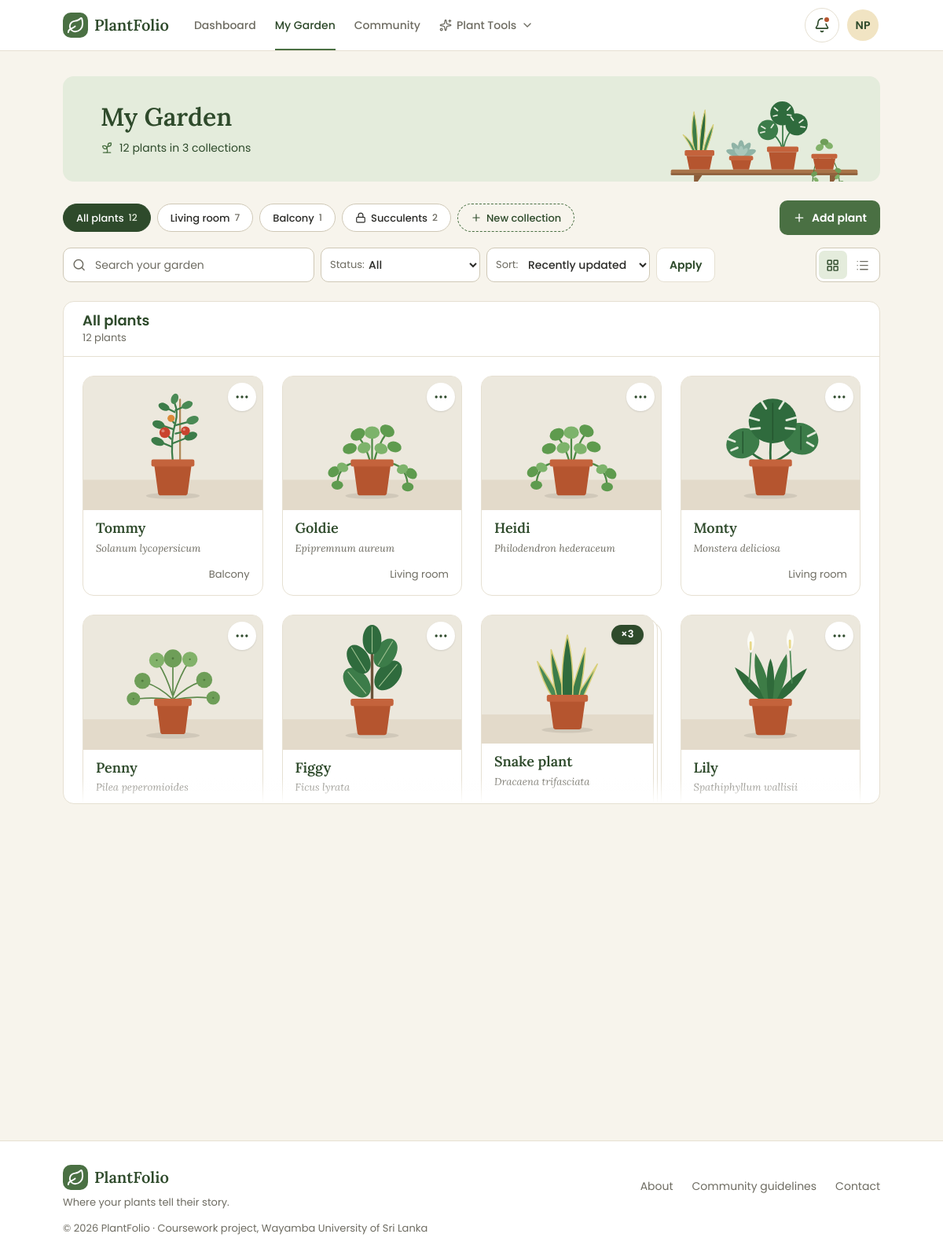
The app's page /public/garden.php (signed in) with its own data.
### tables this page shows
CREATE TABLE users (
    id                  INT UNSIGNED     NOT NULL AUTO_INCREMENT,
    username            VARCHAR(30)      NOT NULL,
    full_name           VARCHAR(100)     NOT NULL,
    email               VARCHAR(255)     NOT NULL,
    phone               VARCHAR(20)      NULL DEFAULT NULL,
    password_hash       VARCHAR(255)     NOT NULL,
    bio                 VARCHAR(500)     NULL DEFAULT NULL,
    town_id             INT UNSIGNED     NULL DEFAULT NULL,
    km_from_town        TINYINT UNSIGNED NULL DEFAULT NULL,
    avatar              VARCHAR(255)     NULL DEFAULT NULL,
    new_plants_public   TINYINT(1)       NOT NULL DEFAULT 1,
    dashboard_reminders TINYINT(1)       NOT NULL DEFAULT 1,
    email_reminders     TINYINT(1)       NOT NULL DEFAULT 0,
    failed_logins       TINYINT UNSIGNED NOT NULL DEFAULT 0,
    locked_until        DATETIME         NULL DEFAULT NULL,
    created_at          DATETIME         NOT NULL DEFAULT CURRENT_TIMESTAMP,
    PRIMARY KEY (id),
    UNIQUE KEY uq_users_username (username),
    UNIQUE KEY uq_users_email (email),
    KEY idx_users_town (town_id),
    CONSTRAINT chk_users_km CHECK (km_from_town BETWEEN 0 AND 30),
     
    CONSTRAINT fk_users_town FOREIGN KEY (town_id) REFERENCES towns (id) ON DELETE RESTRICT
);

CREATE TABLE collections (
    id         INT UNSIGNED NOT NULL AUTO_INCREMENT,
    user_id    INT UNSIGNED NOT NULL,
    name       VARCHAR(60)  NOT NULL,
    is_public  TINYINT(1)   NOT NULL DEFAULT 1,
    created_at DATETIME     NOT NULL DEFAULT CURRENT_TIMESTAMP,
    PRIMARY KEY (id),
     
    UNIQUE KEY uq_collections_user_name (user_id, name),
    CONSTRAINT fk_collections_user FOREIGN KEY (user_id) REFERENCES users (id) ON DELETE CASCADE
);

CREATE TABLE plants (
    id             INT UNSIGNED NOT NULL AUTO_INCREMENT,
    user_id        INT UNSIGNED NOT NULL,
    collection_id  INT UNSIGNED NULL DEFAULT NULL,
    species_id     INT UNSIGNED NULL DEFAULT NULL,
    custom_species VARCHAR(150) NULL DEFAULT NULL,    
    nickname       VARCHAR(60)  NOT NULL,
    photo          VARCHAR(255) NULL DEFAULT NULL,
    acquired_on    DATE         NULL DEFAULT NULL,
    health_status  ENUM('thriving','stable','needs_attention','sick') NOT NULL DEFAULT 'stable',
    is_public      TINYINT(1)   NOT NULL DEFAULT 1,
    created_at     DATETIME     NOT NULL DEFAULT CURRENT_TIMESTAMP,
    PRIMARY KEY (id),
    KEY idx_plants_user (user_id),
    KEY idx_plants_collection (collection_id),
    KEY idx_plants_species (species_id),
    KEY idx_plants_health (health_status),
    KEY idx_plants_public (is_public),
    CONSTRAINT fk_plants_user       FOREIGN KEY (user_id)       REFERENCES users (id)         ON DELETE CASCADE,
     
    CONSTRAINT fk_plants_collection FOREIGN KEY (collection_id) REFERENCES collections (id)   ON DELETE SET NULL,
    CONSTRAINT fk_plants_species    FOREIGN KEY (species_id)    REFERENCES plant_species (id) ON DELETE SET NULL
);

CREATE TABLE plant_species (
    id                      INT UNSIGNED      NOT NULL AUTO_INCREMENT,
    common_name             VARCHAR(100)      NOT NULL,
    scientific_name         VARCHAR(150)      NOT NULL,
    photo                   VARCHAR(255)      NULL DEFAULT NULL,
    light                   VARCHAR(100)      NULL DEFAULT NULL,
    water                   VARCHAR(150)      NULL DEFAULT NULL,
    humidity                VARCHAR(60)       NULL DEFAULT NULL,
    pet_safe                TINYINT(1)        NULL DEFAULT NULL,    
    water_interval_days     SMALLINT UNSIGNED NOT NULL DEFAULT 7,
    fertilise_interval_days SMALLINT UNSIGNED NOT NULL DEFAULT 30,
    notes                   TEXT              NULL,
    PRIMARY KEY (id),
    UNIQUE KEY uq_species_scientific (scientific_name),
    KEY idx_species_common (common_name)
);

### public/garden.php (the view, shortened to what the rows shown need)
<?php
require_once __DIR__ . '/../includes/helpers.php';
require_once __DIR__ . '/../includes/mock-data.php';
$collection_ids = array_column($mock_collections, 'id');
$collection_id  = filter_input(INPUT_GET, 'collection', FILTER_VALIDATE_INT);
if (!in_array($collection_id, $collection_ids, true)) {
    $collection_id = null;
}
$open_collection = $collection_id === null ? null : $mock_collections[array_search($collection_id, $collection_ids, true)];
$q = mb_substr(trim(get_text('q')), 0, 100);
$status_options = ['thriving', 'stable', 'needs_attention', 'sick'];
$status = get_text('status');
if (!in_array($status, $status_options, true)) {
    $status = '';
}
$sort_options = [
    'updated' => 'Recently updated',
    'name'    => 'Name A–Z',
    'care'    => 'Next care',
    'health'  => 'Health, worst first',
];
$sort = get_text('sort');
if (!array_key_exists($sort, $sort_options)) {
    $sort = 'updated';
}
$view = get_text('view') === 'list' ? 'list' : 'grid';
$filters = [
    'collection' => $collection_id,
    'q'          => $q,
    'status'     => $status,
    'sort'       => $sort === 'updated' ? '' : $sort,
    'view'       => $view === 'grid' ? '' : $view,
];
$plants = array_filter($mock_plants, function ($plant) use ($collection_id, $q, $status) {
    if ($collection_id !== null && $plant['collection_id'] !== $collection_id) {
        return false;
    }
    if ($status !== '' && $plant['health_status'] !== $status) {
        return false;
    }
    if ($q !== '') {
        $haystack = $plant['nickname'] . ' ' . $plant['common_name'] . ' ' . $plant['scientific_name'];
        if (mb_stripos($haystack, $q) === false) {
            return false;
        }
    }
    return true;
});
$health_rank = ['sick' => 0, 'needs_attention' => 1, 'stable' => 2, 'thriving' => 3];
usort($plants, function ($a, $b) use ($sort, $health_rank) {
    switch ($sort) {
        case 'name':
            return strcasecmp($a['nickname'], $b['nickname']);
        case 'care':
            return ($a['next_due'] ?? '9999-12-31') <=> ($b['next_due'] ?? '9999-12-31');
        case 'health':
            return $health_rank[$a['health_status']] <=> $health_rank[$b['health_status']];
        default:
            return $b['last_logged_at'] <=> $a['last_logged_at'];
    }
});
$grid_items = [];
$stack_at   = [];
foreach ($plants as $plant) {
    if ($plant['species_id'] === null) {
        $key = null;
    } elseif ($open_collection === null) {
        $key = (string) $plant['species_id'];
    } else {
        $key = $plant['species_id'] . '-' . ($plant['collection_id'] ?? 'none');
    }
    if ($key !== null && isset($stack_at[$key])) {
        $grid_items[$stack_at[$key]]['plants'][] = $plant;
        continue;
    }
    $grid_items[] = ['plants' => [$plant]];
    if ($key !== null) {
        $stack_at[$key] = count($grid_items) - 1;
    }
}
$has_plants  = $current_user['plant_count'] > 0;
$plant_count = $current_user['plant_count'];
$coll_count  = $current_user['collection_count'];
include __DIR__ . '/../includes/header.php';
?>
<div class="container page">
  <div class="garden-head">
    <div class="garden-head-text">
      <h1 class="garden-title">My Garden</h1>
      <p class="garden-summary">
        <?= icon('sprout') ?>
        <?php if ($has_plants): ?>
          <?= e($plant_count) ?> <?= $plant_count === 1 ? 'plant' : 'plants' ?> in <?= e($coll_count) ?> <?= $coll_count === 1 ? 'collection' : 'collections' ?>
        <?php else: ?>
          No plants yet
        <?php endif; ?>
      </p>
    </div>
  </div>
  <div class="garden-bar">
    <nav class="collection-tabs" aria-label="Collections">
      <?php if ($mock_collections): ?>
      <a class="chip<?= $collection_id === null ? ' is-selected' : '' ?>"
         href="<?= e(query_url('garden.php', array_merge($filters, ['collection' => null]))) ?>"<?= $collection_id === null ? ' aria-current="page"' : '' ?>>
        All plants <span class="chip-count"><?= e($plant_count) ?></span>
      </a>
      <?php foreach ($mock_collections as $collection): ?>
        <?php $selected = $collection['id'] === $collection_id; ?>
        <a class="chip<?= $selected ? ' is-selected' : '' ?>"
           href="<?= e(query_url('garden.php', array_merge($filters, ['collection' => $collection['id']]))) ?>"<?= $selected ? ' aria-current="page"' : '' ?>>
          <?php if (!$collection['is_public']): ?>
            <?= icon('lock') ?><span class="visually-hidden">Private:</span>
          <?php endif; ?>
          <?= e($collection['name']) ?> <span class="chip-count"><?= e($collection['plant_count']) ?></span>
        </a>
      <?php endforeach; ?>
      <?php endif; ?>
      <button type="button" class="chip chip-add" data-dialog="new-collection" aria-haspopup="dialog"><?= icon('plus') ?> New collection</button>
    </nav>
  </div>
  <section class="garden-box" aria-labelledby="garden-box-title">
    <div class="garden-box-head">
      <div class="garden-box-heading">
        <h2 class="garden-box-title" id="garden-box-title"><?= e($open_collection['name'] ?? 'All plants') ?></h2>
      </div>
    </div>
    <div class="garden-box-body scroll-quiet" tabindex="0" role="region" aria-label="Plants in <?= e($open_collection['name'] ?? 'your garden') ?>">
    <?php if (!$has_plants): ?>
      <?php partial('empty-state', [
          'title'   => 'Your garden is waiting',
          'text'    => 'Add your first plant to start its story.',
          'actions' => [
              ['label' => 'Add a plant',           'href' => 'plant-form.php', 'icon' => 'plus'],
              ['label' => 'Identify from a photo', 'href' => 'identify.php',   'icon' => 'sparkles'],
          ],
      ]); ?>
    <?php elseif ($plants && $view === 'grid'): ?>
      <div class="plant-grid">
        <?php foreach ($grid_items as $number => $item): ?>
          <?php if (count($item['plants']) === 1): ?>
            <?php partial('plant-card', ['plant' => $item['plants'][0], 'menu' => true, 'simple' => true]); ?>
          <?php else: ?>
            <?php $species_id = $item['plants'][0]['species_id']; ?>
            <?php partial('plant-stack', [
                'plants'        => $item['plants'],
                'id'            => 'stack-' . $number,
                'in_collection' => $open_collection !== null,
                'free_plants'   => array_values(array_filter($mock_plants,
                    fn ($plant) => $plant['collection_id'] === null && $plant['species_id'] === $species_id)),
            ]); ?>
          <?php endif; ?>
        <?php endforeach; ?>
      </div>
    <?php endif; ?>
    </div>
  </section>
</div>
<?php include __DIR__ . '/../includes/footer.php'; ?>

### partials/avatar.php
<?php
$avatar_class = 'avatar' . (isset($size) ? ' avatar-' . $size : '');
?>
<?php if (!empty($member['avatar'])): ?>
  <img class="<?= e($avatar_class) ?>" src="<?= e(photo_url($member['avatar'])) ?>" alt="">
<?php else: ?>
  <span class="<?= e($avatar_class) ?> avatar-tint-<?= e(avatar_tint($member['username'])) ?>" aria-hidden="true"><?= e(initials($member['full_name'])) ?></span>
<?php endif; ?>

### partials/plant-card.php (shortened to what the rows shown need)
<?php
$community  = !empty($community);
$show_owner = $community && ($show_owner ?? true);
$offer_words = ['swap' => 'Open to swap', 'free' => 'Free to a good home', 'either' => 'Swap or free'];
$offer       = ($community && !empty($plant['listing_id'])) ? ($plant['listing_type'] ?? 'swap') : null;
?>
<article class="card plant-card<?= $community ? ' plant-card-community' : '' ?>">
  <div class="card-media">
    <img src="<?= e(photo_url($plant['photo'])) ?>" alt="<?= $community ? '' : 'Photo of ' . e($plant['nickname']) ?>" loading="lazy">
    <?php if (!empty($menu)): ?>
      <?php partial('plant-menu', ['plant' => $plant]); ?>
    <?php endif; ?>
  </div>
  <div class="card-body">
    <h3 class="plant-card-name">
      <a class="card-link" href="<?= e(url('plant.php?id=' . $plant['id'])) ?>"><?= e($plant['nickname']) ?></a>
    </h3>
    <p class="scientific-name"><?= e($plant['scientific_name']) ?></p>
    <?php if ($community): ?>
      <?php if ($show_owner): ?>
        <p class="plant-card-town"><?= icon('map-pin') ?> <?= e($plant['location']) ?></p>
      <?php endif; ?>
      <div class="plant-card-tags">
        <?php if ($offer): ?>
          <a class="plant-card-offer plant-card-offer-<?= e($offer) ?>" href="<?= e(url('listing.php?id=' . $plant['listing_id'])) ?>">
            <?= icon(listing_type($offer)['icon']) ?> <?= e($offer_words[$offer] ?? $offer_words['swap']) ?><span class="visually-hidden">: listing for <?= e($plant['nickname']) ?></span>
          </a>
        <?php endif; ?>
        <span class="plant-card-likes"><?= icon('heart') ?> <?= e($plant['like_count']) ?><span class="visually-hidden"> <?= $plant['like_count'] === 1 ? 'like' : 'likes' ?></span></span>
      </div>
      <?php if ($show_owner): ?>
        <div class="plant-card-owner">
          <?php partial('avatar', ['member' => $plant, 'size' => 'sm']); ?>
          <a class="plant-card-username" href="<?= e(url('user.php?u=' . urlencode($plant['username']))) ?>">@<?= e($plant['username']) ?></a>
        </div>
      <?php elseif ($plant['collection_name'] !== null): ?>
        <p class="plant-card-collection"><?= e($plant['collection_name']) ?></p>
      <?php endif; ?>
    <?php else: ?>
      <div class="plant-card-meta">
        <?php if ($plant['collection_name'] !== null): ?>
          <span class="plant-card-collection"><?= e($plant['collection_name']) ?></span>
        <?php endif; ?>
      </div>
    <?php endif; ?>
  </div>
</article>

### partials/plant-menu.php (shortened to what the rows shown need)
<details class="menu plant-menu" name="plant-menu">
  <summary class="icon-btn plant-menu-btn" aria-label="Actions for <?= e($plant['nickname']) ?>"><?= icon('ellipsis') ?></summary>
</details>

### partials/plant-stack.php (shortened to what the rows shown need)
<?php
$first = $plants[0];
$count = count($plants);
$collection_ids = array_unique(array_map(fn ($plant) => $plant['collection_id'] ?? 0, $plants));
$shared_collection = count($collection_ids) === 1 ? $first['collection_name'] : null;
?>
<article class="card plant-card plant-stack">
  <div class="card-media">
    <img src="<?= e(photo_url($first['photo'])) ?>" alt="" loading="lazy">
    <span class="badge plant-stack-count" aria-hidden="true"><?= e('×' . $count) ?></span>
  </div>
  <div class="card-body">
    <h3 class="plant-card-name">
      <button type="button" class="card-link plant-stack-open" data-dialog="<?= e($id) ?>" aria-haspopup="dialog">
        <?= e($first['common_name']) ?><span class="visually-hidden">, <?= e($count) ?> plants</span>
      </button>
    </h3>
    <p class="scientific-name"><?= e($first['scientific_name']) ?></p>
    <div class="plant-card-meta">
      <?php if ($shared_collection !== null): ?>
        <span class="plant-card-collection"><?= e($shared_collection) ?></span>
      <?php endif; ?>
    </div>
  </div>
</article>

### records on screen
users: full_name "NP", km_from_town "3"
collections: name "Living room", plant_count "7"
collections: name "Balcony", plant_count "1"
collections: name "Succulents", plant_count "2"
plants: photo (picture), nickname "Tommy", species.scientific_name "Solanum lycopersicum", collection.name "Balcony"
plants: photo (picture), nickname "Goldie", species.scientific_name "Epipremnum aureum", collection.name "Living room"
plants: photo (picture), nickname "Heidi", species.scientific_name "Philodendron hederaceum"
plants: photo (picture), nickname "Monty", species.scientific_name "Monstera deliciosa", collection.name "Living room"
plants: photo (picture), nickname "Penny", species.scientific_name "Pilea peperomioides"
plants: photo (picture), nickname "Figgy", species.scientific_name "Ficus lyrata"
plants: photo (picture)
plant_species: scientific_name "Dracaena trifasciata"
plants: photo (picture), nickname "Lily", species.scientific_name "Spathiphyllum wallisii"

### other values on screen
$link['label'] "Dashboard"
$link['label'] "My Garden"
$link['label'] "Community"
$plant_count "12"
$open_collection['name'] "All plants"
$first['common_name'] "Snake plant"
$link['label'] "About"
$link['label'] "Community guidelines"
$link['label'] "Contact"
form field sort "Recently updated"
